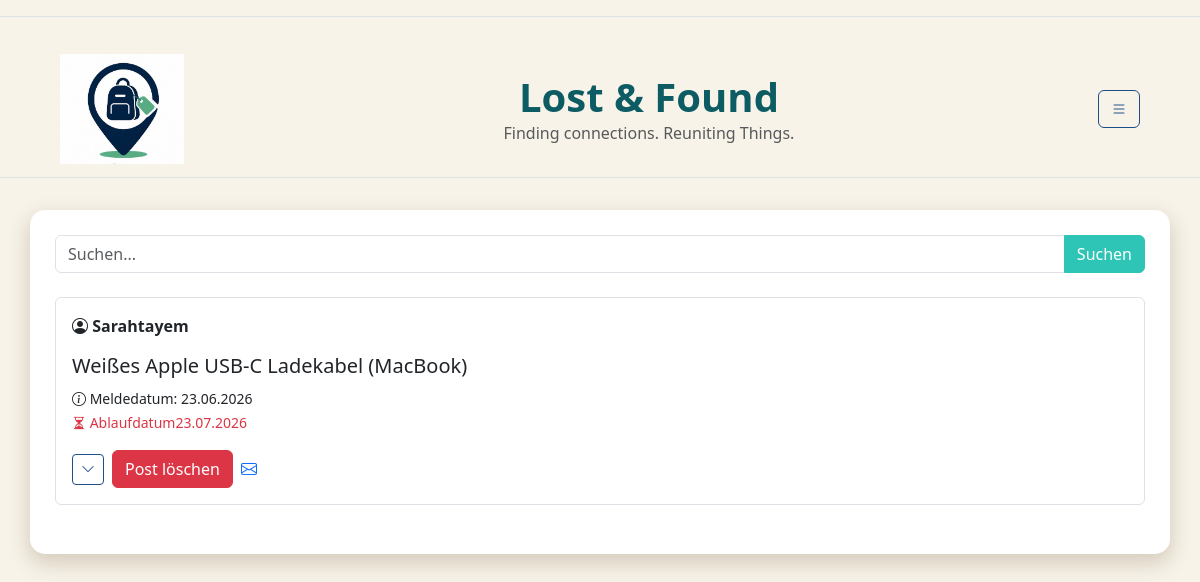
The page /home (signed in) on the database as committed earlier.
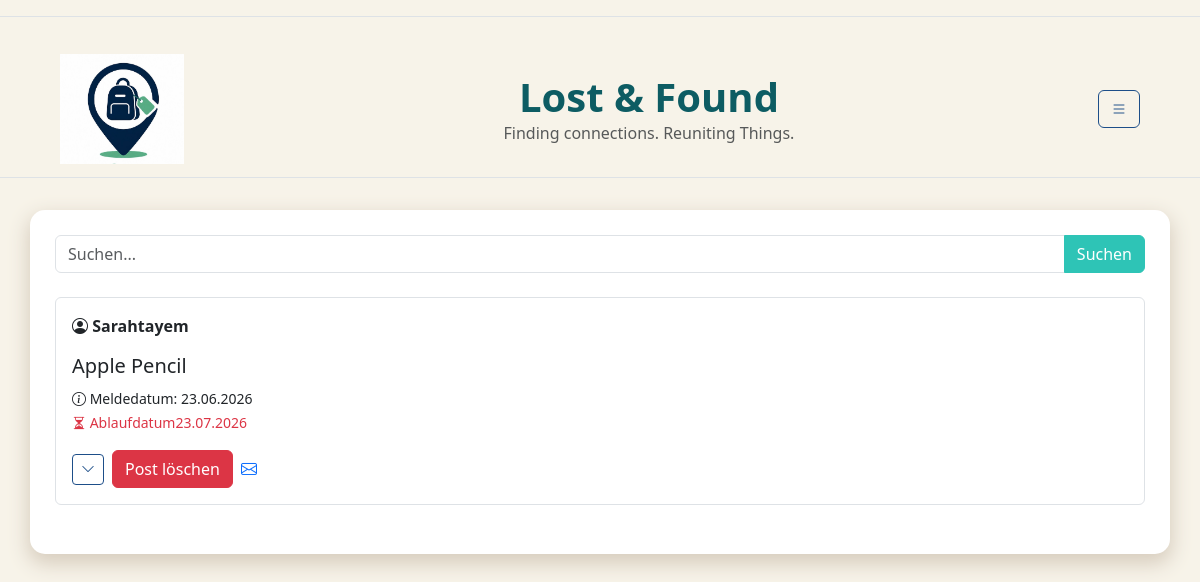
The same page on the database as committed later.
### db.py (models this page shows)
class Post(db.Model):
    __tablename__ = "post"
    post_id = db.Column(db.Integer,primary_key=True)
    user_id = db.Column(db.Integer,db.ForeignKey("standardUser.user_id"))
    fundbuero_id = db.Column(db.Integer,db.ForeignKey("fundbuero.fundbuero_id"))
    titel = db.Column(db.String,nullable=False)
    meldedatum = db.Column(db.Date)
    verlustdatum = db.Column(db.Date)
    ablaufdatum = db.Column(db.Date)
    schliessdatum = db.Column(db.Date)
    verlustort = db.Column(db.String)
    beschreibung = db.Column(db.Text)
    status = db.Column(db.String,default="laufend")
    views = db.Column(db.Integer,default=0 )
    user = db.relationship("StandardUser",back_populates="posts")
    fundbuero = db.relationship("Fundbuero",back_populates="posts")

class StandardUser(db.Model):
    __tablename__ = "standardUser"
    user_id = db.Column( db.Integer, primary_key=True )
    campus_id = db.Column( db.String, db.ForeignKey("campus.campus_id") )
    name = db.Column( db.String)
    benutzername = db.Column( db.String, unique=True)
    telefonnummer = db.Column(db.String)
    standardtext = db.Column(db.Text)
    passwort = db.Column(db.String,nullable=False)
    hwr_mail = db.Column(db.String, unique=True,nullable=False )
    is_admin = db.Column(db.Boolean, default=False)
    campus = db.relationship("Campus",back_populates="users")
    posts = db.relationship( "Post",back_populates="user")

### app.py (the view)
@app.route("/home", methods=["GET", "POST"])
def home():
    if "user_id" not in session:
        flash("Bitte zuerst einloggen!", "warning")
        return redirect(url_for("login"))
    form = forms.Suchleiste()
    user = db.session.get(StandardUser,session["user_id"])
    posts = db.session.execute(db.select(Post).where(Post.ablaufdatum>=date.today(), Post.status == "laufend")
                           ).scalars()  # hier werden alle posts aus der datenbank geholt, die noch nicht abgelaufen sind und deren status "laufend" ist. die posts werden dann in der home.html datei angezeigt.
    return render_template("home.html", posts=posts, form=form, user=user)

### forms.py
class Suchleiste(FlaskForm):
  suchfeld = StringField( "Suchbegriff",
       validators=[InputRequired()]
  )
  submit = SubmitField("Suchen")

### templates/home.html (shortened to what this page needs)
{% extends "base.html" %}
{% block CONTENT %}
<form method="POST"
      action="{{ url_for('suche') }}"
      class="mb-4">
    <div class="input-group">
        {{ form.suchfeld(
            class="form-control",
            placeholder="Suchen..."
        ) }}
        {{ form.submit(
            class="btn btn-primary"
        ) }}
    </div>
</form>
    {% for post in posts %}
        {%if post.user.campus_id == user.campus_id%}
    <div class="border rounded p-3 mb-4">
        <strong>
            <i class="bi bi-person-circle"></i>
            {{ post.user.benutzername }}
        </strong>
        <h5 class="mt-3">
            {{ post.titel }}
        </h5>
           <small>
            <i class="bi bi-info-circle"></i>
              Meldedatum: {{ post.meldedatum.strftime('%d.%m.%Y') }}
            </small>
            <br>
            <small class="text-danger">
            <i class="bi bi-hourglass-split"></i>
             Ablaufdatum{{ post.ablaufdatum.strftime('%d.%m.%Y') }}
            </small>
        <div class="mt-3 d-flex align-items-center gap-2">
            <button
                class="btn btn-outline-secondary btn-sm"
                type="button"
                data-bs-toggle="collapse"
                data-bs-target="#details{{ loop.index }}">
                <i class="bi bi-chevron-down"></i>
            </button>
{% if session.get('is_admin')or post.user_id == session.get('user_id') %}
<a href="{{url_for('delete_post',post_id=post.post_id)}}" class="btn btn-danger"> Post löschen</a>
{% endif %}
          <a href="mailto:{{ post.user.hwr_mail }}?subject={{ ('Yay Gefunden! : ' ~ post.titel)|urlencode }}
          &body={{('Hallo,' ~'\n\n' ~
           'gute Nachricht: Ich habe möglicherweise deinen verlorenen Gegenstand gefunden' ~ '\n\n' ~
           'Gegenstand: ' ~post.titel ~'\n' ~
           'Verlustort: ' ~ post.verlustort ~ '\n\n' ~
            'Bitte melden dich bei mir.' ~ '\n\n' ~
            'Viele Grüße'
            )|urlencode }}">
             <i class="bi bi-envelope"></i>
</a>
        </div>
    </div>
        {%endif%}
    {% endfor %}
{% endblock %}

Rows that differ between the two databases and show on the page:
changed Post "Sarahtayem": titel "Weißes Apple USB-C Ladekabel (MacBook)" → "Apple Pencil"
